Frame 1 (no input): blank canvas, image omitted
Frame 60 (the mouse pressed at the canvas centre just before this capture): blank canvas, image omitted
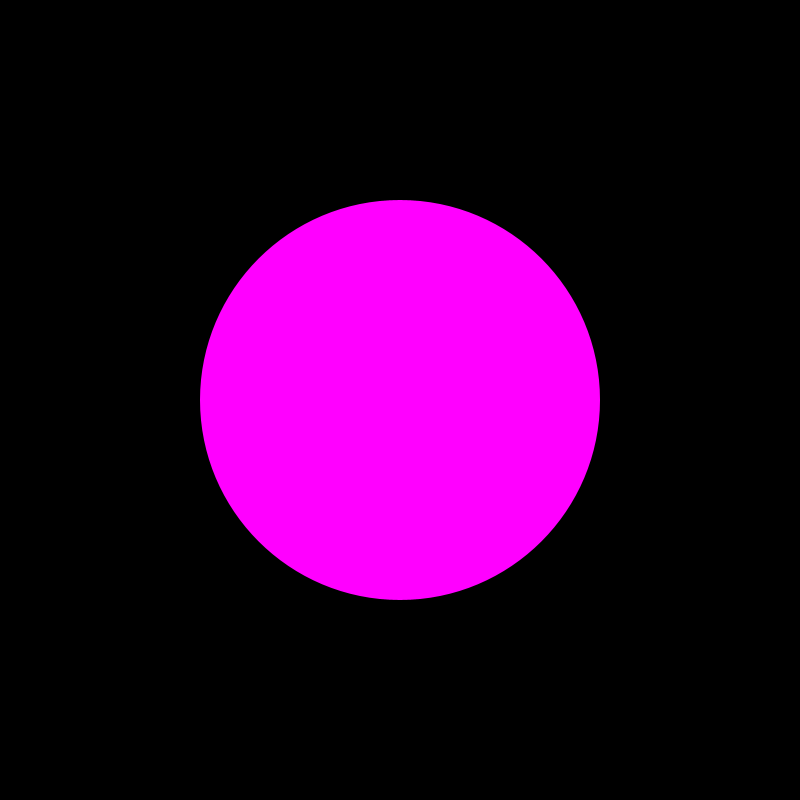
Frame 120 (the mouse held since frame 60 and released just before this capture)

The Processing sketch whose frames 1 and 60 were blank and that drew this single picture after the mouse press (run headless with seeded random() and noise(); from frame 60 on, the mouse is pressed at the canvas centre):

// Processing sketch: logical_dot
// ── logical_dot.pde
void setup () {
  size (800,800);
}
void draw () {
  background (mouseX-400,0,mouseY-400);
  noStroke();
  fill (mouseX,mouseY,0);
  if (mousePressed) {
    fill (mouseY,0,mouseX);
    
  }
  ellipse (mouseX,mouseY,mouseX,mouseY);
}
